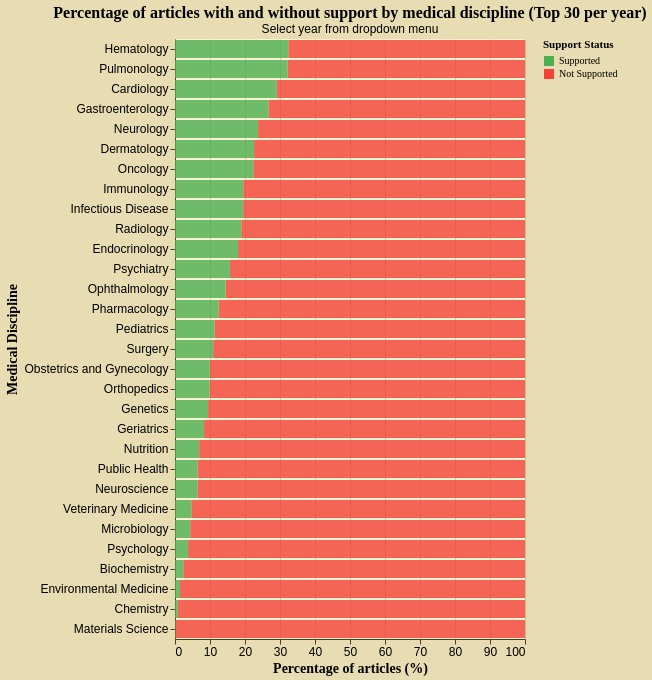

Describe this chart as a Vega-Lite specification.
### Vega-Lite specification from a JSON file in a GitHub repository (floating-point values rounded to 4 significant figures; data arrays with more than 128 entries replaced by an {"elided": "..."} marker saying what was removed)
{"config": {"background": "#e8ddb2", "view": {"stroke": "transparent", "width": 350, "height": 250, "fill": "#fbf3d3", "strokeWidth": 0}, "axis": {"domainColor": "#5a3921", "gridColor": "#5a3921", "gridOpacity": 0.2, "tickColor": "#5a3921", "labelColor": "black", "titleColor": "black", "titleFont": "EB Garamond", "labelFontSize": 12, "titleFontSize": 14}, "legend": {"labelColor": "black", "titleColor": "black", "labelFont": "EB Garamond", "titleFont": "EB Garamond"}, "title": {"color": "black", "font": "EB Garamond", "fontSize": 16}, "mark": {"color": "#6b4a32", "opacity": 0.8}, "bar": {"color": "#6b4a32", "opacity": 0.8}, "line": {"color": "#6b4a32", "opacity": 0.8}, "area": {"color": "#6b4a32", "opacity": 0.8}, "point": {"color": "#6b4a32", "opacity": 0.8}}, "data": {"name": "data-83686014e8332631221fb8a7d01d0c2f"}, "mark": {"type": "bar"}, "encoding": {"color": {"field": "funding_status_en", "scale": {"domain": ["Supported", "Not Supported"], "range": ["#4CAF50", "#F44336"]}, "title": "Support Status", "type": "nominal"}, "tooltip": [{"field": "medgemma_extraction", "title": "Medical Discipline", "type": "nominal"}, {"field": "funding_status_en", "title": "Support Status", "type": "nominal"}, {"field": "count", "title": "Number of Articles", "type": "quantitative"}, {"field": "percentage", "format": ".1f", "title": "Percentage (%)", "type": "quantitative"}, {"field": "total", "title": "Total Articles", "type": "quantitative"}], "x": {"field": "percentage", "scale": {"domain": [0, 100]}, "title": "Percentage of articles (%)", "type": "quantitative"}, "y": {"field": "medgemma_extraction", "sort": {"field": "supported_percentage", "order": "descending"}, "title": "Medical Discipline", "type": "nominal"}}, "height": 600, "params": [{"name": "year_selection", "bind": {"input": "select", "options": [2017, 2018, 2019, 2020, 2021, 2022, 2023, 2024], "name": "Year: "}, "value": 2024}], "title": {"text": ["Percentage of articles with and without support by medical discipline (Top 30 per year)"], "subtitle": ["Select year from dropdown menu"]}, "transform": [{"filter": "datum.Anno == year_selection"}], "width": "container", "$schema": "https://vega.github.io/schema/vega-lite/v5.20.1.json", "datasets": {"data-83686014e8332631221fb8a7d01d0c2f": {"elided": "479 records"}}}
